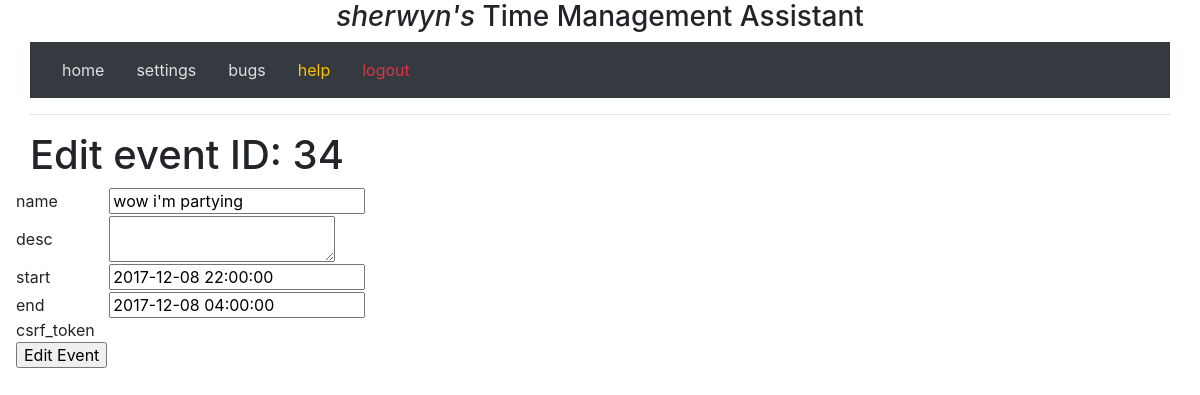
The app's page /edit_event/34 (signed in) with its own data.
### project/models.py (models this page shows, shortened)
class User(UserMixin, db.Model):
    __tablename__ = 'users'
    id       = db.Column(db.Integer, primary_key=True, unique=True)
    nickname = db.Column(db.String(64), nullable=True, index=True, unique=False)
    email    = db.Column(db.String(256), nullable=False, unique=True)
    phone    = db.Column(db.String(256), nullable=True,index=True, unique=False)
    cellphone_provider = db.Column(db.String(256), nullable=True, index=True, unique=False)
    reminder_frequency = db.Column(db.Time, nullable=True, index=True, unique=False)
    last_reminder = db.Column(db.DateTime, nullable=True, index=True, unique=False)
    events  = db.relationship('UserEvent', backref='author', lazy='dynamic')
    scheduleevents = db.relationship('UserScheduleEvent', backref='author', lazy='dynamic')
    @property
    def is_authenticated(self):
        return True

class UserEvent(db.Model):
    __tablename__ = 'events'
    user_id = db.Column(db.Integer, db.ForeignKey('users.id'))
    id = db.Column(db.Integer, primary_key=True)
    type = db.Column(db.String(128), nullable=True, index=True, unique=False) # Event, RecurringEvent, TaskEvent, etc
    name    = db.Column(db.String(128), nullable=True, index=True, unique=False)
    desc    = db.Column(db.String(1024), nullable=True, index=True, unique=False)
    priority = db.Column(db.Integer, nullable=True, index=True, unique=False)
    start   = db.Column(db.DateTime)
    end     = db.Column(db.DateTime)
    taskEvent_done      = db.Column(db.Boolean)
    taskEvent_duration = db.Column(db.Integer)
    dueEvent_due = db.Column(db.DateTime)
    assignmentEvent_courseid = db.Column(db.String(64), nullable=True, unique=False)
    assignmentEvent_coursename = db.Column(db.String(64), nullable=True, unique=False)
    recEvent_period_start = db.Column(db.DateTime)
    recEvent_period_end   = db.Column(db.DateTime)
    recEvent_start_time   = db.Column(db.Time)
    recEvent_end_time     = db.Column(db.Time)
    recEvent_daystr       = db.Column(db.String(64), nullable=True, unique=False)

### project/views.py (the view, shortened to what this page needs)
@app.route('/edit_event/<int:id>', methods=['GET', 'POST'])
@login_required
def edit_event(id):
    event_query = current_user.events.filter_by(id=id).first()
    if event_query == None:
        flash('Event ID: %i was not found' % id)
        return redirect(url_for('edit_queue'))
    form = edit_form_with_args(event_query)
    return render_template("edit_event.html", form=form, id=id)

### project/forms.py
class EventForm(FlaskForm):
    name  = StringField('Name', validators=[DataRequired()])
    desc  = TextAreaField('Description')
    start = DateTimeField('Start Date/Time')
    end   = DateTimeField('End Date/Time', validators=[Optional()])

### project/forms.py (called while the page is built, shortened)
def edit_form_with_args(e: UserEvent):
    return EventForm(
                     name     =e.name
                    ,desc     =e.desc
                    ,start    =e.start
                    ,end      =e.end
                    )

### project/views.py (called while the page is built)
@login_manager.user_loader
def load_user(id):
    return User.query.get(int(id))

### project/templates/edit_event.html (shortened to what this page needs)
{% extends 'base.html' %}
{% block content %}
<h1>Edit event ID: {{ id }}</h1>
<form action="" method="post" name="edit" class="editform">
    <div class="row">
    <div class="form-group rounded border-0">
        <table>
            {% for field in form %}
            <tr>
                <td>{{ field.name }}</td>
                <td>{{ field() }}</td>
            </tr>
            {% endfor %}
            <tr>
                <td><input type="submit" value="Edit Event"></td>
            </tr>
        </table>
   </div>
</form>
{% endblock %}

### project/templates/base.html (shortened to what this page needs)
<html>
    <head>
        <link href="/static/css/bootstrap.min.css" rel="stylesheet" media="screen">
        <link href="/static/css/custom.css" rel="stylesheet" media="screen">
    </head>
    <body>
        <div class="container">
            <center><h3>{% if current_user.is_authenticated %}<span class="font-italic">{{ current_user.nickname }}'s </span>{% endif %}<span class="font-bold">Time Management Assistant</span></h3></center>
            <nav class="navbar navbar-expand-lg navbar-light bg-dark">
                <a class='nav-link' href="{{ url_for('index') }}">home</a>
                {% if current_user.is_authenticated %}
                <a class='nav-link' href="{{ url_for('edit') }}">settings</a>
                {% endif %}
                <a class='nav-link' href="https://gitreports.com/issue/ika-musuko/tma/">bugs</a>
                <a class='nav-link' href="{{ url_for('help') }}"><span class="text-warning">help</span></a>
                {% if current_user.is_authenticated %}
                <a class='nav-link' href="{{ url_for('logout') }}"><span class="text-danger">logout</span></a>
                {% else %}
                <a class='nav-link' href="{{ url_for('login') }}"><span class="text-success">login</span></a>
                {% endif %}
            </nav>
        <hr>
        <div class="container">
            <div class="content">
                {% block content %}
                {% endblock %}
            </div>
        </div>
    </body>
</html>

### project/static/css/custom.css (style rules this page uses)
.content { padding: 0px 0px; }
.container { border-radius: 6px; padding: 0px; }
.editform { display: block; }
.navbar a:link { color: #dfdfdf; text-decoration: none; }

### records on screen
User: nickname "sherwyn"
UserEvent: name "wow i'm partying" "2017-12-08 22:00:00" "2017-12-08 04:00:00"

### other values on screen
{{ id }} "34"
{{ field.name }} "name" "desc" "start" "end" "csrf_token"
